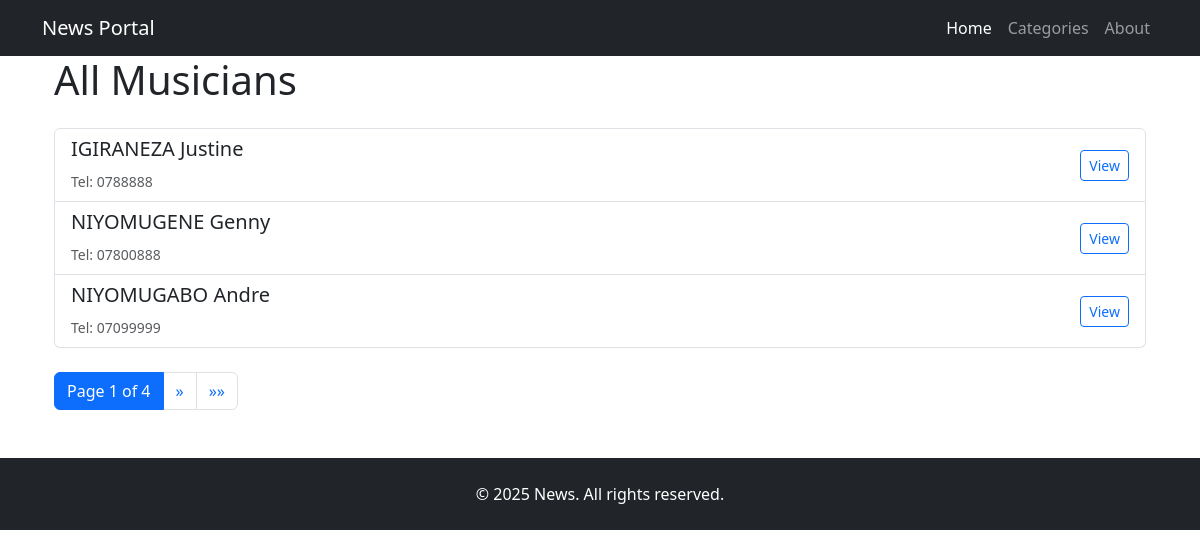
/Bands/musicians/, run on the app's committed database.
### Bands/models.py (models this page shows, shortened)
class Musicians(models.Model):
    fullNames = models.CharField(max_length=50)
    telephone = models.CharField(max_length=20)

### Bands/views.py (the view)
# urls.py: path('musicians/', views.all_musicians, name='all_musicians'),
def all_musicians(request):
    musician_list = Musicians.objects.all().only('id', 'fullNames', 'telephone')
    paginator = Paginator(musician_list, 3)
    page_number = request.GET.get('page', 1)
    page_obj = paginator.get_page(page_number)
    return render(request, "all_musician.html", {'page_obj': page_obj})

### templates/all_musician.html (shortened to what this page needs)
{% extends "base.html" %}
{% block content %}
<div class="container musician-list">
    <h1 class="mb-4">All Musicians</h1>
    <div class="list-group mb-4">
        {% for musician in page_obj %}
        <div class="list-group-item">
            <div class="d-flex justify-content-between align-items-center">
                <div>
                    <h5>{{ musician.fullNames }}</h5>
                    <small class="text-muted">Tel: {{ musician.telephone }}</small>
                </div>
                <a href="{% url 'musician_detail' musician.id %}" class="btn btn-sm btn-outline-primary">View</a>
            </div>
        </div>
        {% endfor %}
    </div>
    <nav aria-label="Page navigation">
        <ul class="pagination">
            <li class="page-item active">
                <span class="page-link">
                    Page {{ page_obj.number }} of {{ page_obj.paginator.num_pages }}
                </span>
            </li>
            {% if page_obj.has_next %}
                <li class="page-item">
                    <a class="page-link" href="?page={{ page_obj.next_page_number }}" aria-label="Next">
                        <span aria-hidden="true">&raquo;</span>
                    </a>
                </li>
                <li class="page-item">
                    <a class="page-link" href="?page={{ page_obj.paginator.num_pages }}" aria-label="Last">
                        <span aria-hidden="true">&raquo;&raquo;</span>
                    </a>
                </li>
            {% endif %}
        </ul>
    </nav>
</div>
{% endblock %}

### templates/base.html (style rules this page uses)
body { padding-top: 56px; }

### data on the page
Musicians: fullNames "IGIRANEZA Justine", telephone "0788888"
Musicians: fullNames "NIYOMUGENE Genny", telephone "07800888"
Musicians: fullNames "NIYOMUGABO Andre", telephone "07099999"

### other printed values
{{ page_obj.number }} "1"
{{ page_obj.paginator.num_pages }} "4"
